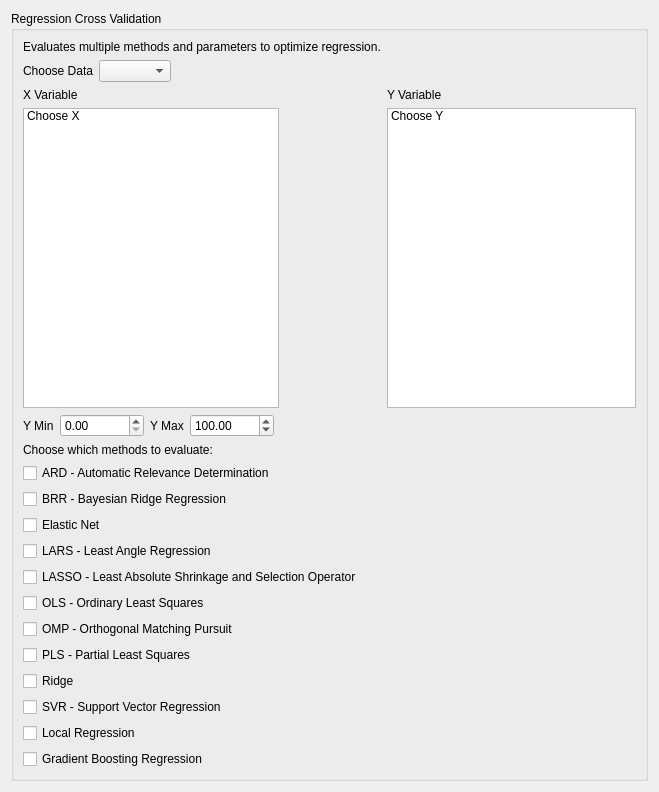
<?xml version="1.0" encoding="UTF-8"?>
<ui version="4.0">
 <class>Form</class>
 <widget class="QWidget" name="Form">
  <property name="geometry">
   <rect>
    <x>0</x>
    <y>0</y>
    <width>659</width>
    <height>792</height>
   </rect>
  </property>
  <property name="windowTitle">
   <string>Form</string>
  </property>
  <layout class="QVBoxLayout" name="verticalLayout">
   <item>
    <widget class="QGroupBox" name="formGroupBox">
     <property name="title">
      <string>Regression Cross Validation</string>
     </property>
     <layout class="QFormLayout" name="formLayout">
      <item row="8" column="0" colspan="2">
       <layout class="QVBoxLayout" name="verticalLayout_2">
        <item>
         <widget class="QLabel" name="choosemethodstext">
          <property name="text">
           <string>Choose which methods to evaluate:</string>
          </property>
         </widget>
        </item>
        <item>
         <widget class="QCheckBox" name="ARDcheckbox">
          <property name="text">
           <string>ARD - Automatic Relevance Determination</string>
          </property>
         </widget>
        </item>
        <item>
         <layout class="QVBoxLayout" name="ARDLayout"/>
        </item>
        <item>
         <widget class="QCheckBox" name="BRRcheckbox">
          <property name="text">
           <string>BRR - Bayesian Ridge Regression</string>
          </property>
         </widget>
        </item>
        <item>
         <layout class="QVBoxLayout" name="BRRlayout"/>
        </item>
        <item>
         <widget class="QCheckBox" name="ENetcheckbox">
          <property name="text">
           <string>Elastic Net</string>
          </property>
         </widget>
        </item>
        <item>
         <layout class="QVBoxLayout" name="ENetlayout"/>
        </item>
        <item>
         <widget class="QCheckBox" name="LARScheckbox">
          <property name="text">
           <string>LARS - Least Angle Regression</string>
          </property>
         </widget>
        </item>
        <item>
         <layout class="QVBoxLayout" name="LARSlayout"/>
        </item>
        <item>
         <widget class="QCheckBox" name="LASSOcheckBox">
          <property name="text">
           <string>LASSO - Least Absolute Shrinkage and Selection Operator</string>
          </property>
         </widget>
        </item>
        <item>
         <layout class="QVBoxLayout" name="LASSOlayout"/>
        </item>
        <item>
         <widget class="QCheckBox" name="OLScheckBox">
          <property name="text">
           <string>OLS - Ordinary Least Squares</string>
          </property>
         </widget>
        </item>
        <item>
         <layout class="QVBoxLayout" name="OLSLayout"/>
        </item>
        <item>
         <widget class="QCheckBox" name="OMPcheckBox">
          <property name="text">
           <string>OMP - Orthogonal Matching Pursuit</string>
          </property>
         </widget>
        </item>
        <item>
         <layout class="QVBoxLayout" name="OMPlayout"/>
        </item>
        <item>
         <widget class="QCheckBox" name="PLScheckBox">
          <property name="text">
           <string>PLS - Partial Least Squares</string>
          </property>
         </widget>
        </item>
        <item>
         <layout class="QVBoxLayout" name="PLSLayout"/>
        </item>
        <item>
         <widget class="QCheckBox" name="RidgecheckBox">
          <property name="text">
           <string>Ridge</string>
          </property>
         </widget>
        </item>
        <item>
         <layout class="QVBoxLayout" name="Ridgelayout"/>
        </item>
        <item>
         <widget class="QCheckBox" name="SVRcheckBox">
          <property name="text">
           <string>SVR - Support Vector Regression</string>
          </property>
         </widget>
        </item>
        <item>
         <layout class="QVBoxLayout" name="SVRlayout"/>
        </item>
        <item>
         <widget class="QCheckBox" name="LocalcheckBox">
          <property name="text">
           <string>Local Regression</string>
          </property>
         </widget>
        </item>
        <item>
         <layout class="QVBoxLayout" name="Locallayout"/>
        </item>
        <item>
         <widget class="QCheckBox" name="GBRcheckBox">
          <property name="text">
           <string>Gradient Boosting Regression</string>
          </property>
         </widget>
        </item>
        <item>
         <layout class="QVBoxLayout" name="GBRlayout"/>
        </item>
       </layout>
      </item>
      <item row="1" column="0">
       <layout class="QHBoxLayout" name="horizontalLayout_3">
        <item>
         <widget class="QLabel" name="chooseDataLabel">
          <property name="text">
           <string>Choose Data</string>
          </property>
         </widget>
        </item>
        <item>
         <widget class="QComboBox" name="chooseDataComboBox"/>
        </item>
       </layout>
      </item>
      <item row="5" column="0">
       <widget class="QListWidget" name="xVariableList">
        <property name="enabled">
         <bool>true</bool>
        </property>
        <property name="sizePolicy">
         <sizepolicy hsizetype="Expanding" vsizetype="Expanding">
          <horstretch>0</horstretch>
          <verstretch>0</verstretch>
         </sizepolicy>
        </property>
        <item>
         <property name="text">
          <string>Choose X</string>
         </property>
        </item>
       </widget>
      </item>
      <item row="5" column="1">
       <widget class="QListWidget" name="yVariableList">
        <property name="sizePolicy">
         <sizepolicy hsizetype="Expanding" vsizetype="Expanding">
          <horstretch>0</horstretch>
          <verstretch>0</verstretch>
         </sizepolicy>
        </property>
        <property name="sortingEnabled">
         <bool>true</bool>
        </property>
        <item>
         <property name="text">
          <string>Choose Y</string>
         </property>
        </item>
       </widget>
      </item>
      <item row="6" column="0">
       <layout class="QHBoxLayout" name="horizontalLayout">
        <item>
         <widget class="QLabel" name="yMinLabel">
          <property name="text">
           <string>Y Min</string>
          </property>
         </widget>
        </item>
        <item>
         <widget class="QDoubleSpinBox" name="yMinDoubleSpinBox">
          <property name="maximum">
           <double>999999999.000000000000000</double>
          </property>
         </widget>
        </item>
        <item>
         <widget class="QLabel" name="yMaxLabel">
          <property name="text">
           <string>Y Max</string>
          </property>
         </widget>
        </item>
        <item>
         <widget class="QDoubleSpinBox" name="yMaxDoubleSpinBox">
          <property name="maximum">
           <double>99999999999999.000000000000000</double>
          </property>
          <property name="value">
           <double>100.000000000000000</double>
          </property>
         </widget>
        </item>
       </layout>
      </item>
      <item row="0" column="0">
       <widget class="QLabel" name="infolabel">
        <property name="text">
         <string>Evaluates multiple methods and parameters to optimize regression.</string>
        </property>
       </widget>
      </item>
      <item row="4" column="0">
       <widget class="QLabel" name="xVariableLabel">
        <property name="text">
         <string>X Variable</string>
        </property>
       </widget>
      </item>
      <item row="4" column="1">
       <widget class="QLabel" name="yVariableLabel">
        <property name="text">
         <string>Y Variable</string>
        </property>
       </widget>
      </item>
     </layout>
    </widget>
   </item>
  </layout>
 </widget>
 <resources/>
 <connections/>
</ui>
